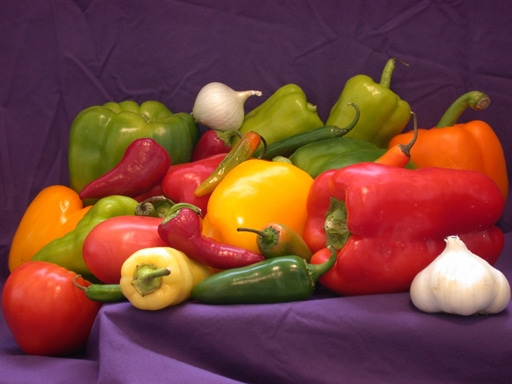
%> input picture HWs & Projects/HW3/1155169110-Assign3-Draft/Code/peppers.jpg, 512 x 384 px
$ octave Question1.m   (GNU Octave 9; MATLAB toolbox functions it lacks are replaced by stand-ins)
%> lines starting %> are read from the running program, lines starting %| are printed output that depends on the picture
clc;clear;close all;

k = 4; % number of clusters
thCenChange = 0.5; % Threshold for centroids changed, range 0~1
thNumLabChange = 1;% Threshold for number of label changed

% Read an RGB image and flatten it
rgbImage=imread('peppers.jpg');
%> rgbImage is the input picture: size 384x512x3 uint8; mean R, G, B 120.7, 66.6, 58
subplot(1,2,1);
imshow(rgbImage);title('Original Image');
numberOfPixels = size(rgbImage,1)*size(rgbImage,2);
%> numberOfPixels = 196608
imflat = double(reshape(rgbImage,numberOfPixels,3));

idxOfInitialCenters = randsample(numberOfPixels,k);% Index of Random Initial Centroids
%> idxOfInitialCenters = [166021 149021 82689 50908]
Centroids = imflat(idxOfInitialCenters,:);% Initial centroids
%> Centroids = [247 93 5; 83 52 83; 114 84 58; 254 95 76]
oldCentroids = zeros(k,3);% Preserve the old centroids
labelOfEachPixel = zeros(numberOfPixels,1);% This vector contains label of each pixel
oldLabelOfEachPixel = zeros(numberOfPixels,1);% Preserve the old labels
iterationNum = 0; % Iteration number
change = 1;

while change
    % Assign pixels to their nearest centroids.
    for i = 1:numberOfPixels
        minDist = 100000;
        labelOfEachPixel(i) = 0;
        for j = 1:k
            difference = imflat(i,:)-Centroids(j);
            square = difference.^2;
            summation = sum(square);
            dist = sqrt(summation); % Get the distance from point i to centroid j
            if dist < minDist
                labelOfEachPixel(i) = j;
                minDist = dist;
            end
        end
    end

    % Calculate new means of each cluster
    for x = 1:k
        totalNumOfx = 0;
        sumOfAllPixelValue = [0,0,0];
        for i = 1:numberOfPixels
            if labelOfEachPixel(i) == x
                sumOfAllPixelValue = sumOfAllPixelValue + imflat(i,:);
                totalNumOfx = totalNumOfx + 1;
            end
        end
        fprintf('Label %d has %d in total.\n',x,totalNumOfx);
        newMean = sumOfAllPixelValue / totalNumOfx;
        Centroids(x,:) = newMean;
    end

    iterationNum = iterationNum +1; % Calculate the total iteration number

    % End while for d(i)
    diffCentrnoids = Centroids -oldCentroids; % Difference between new Centroids and old Centroids
    normOfDiffCentrnoids = norm(diffCentrnoids);% Calculate the norm of diffCentrnoids
    ratio = normOfDiffCentrnoids / sqrt(255^2*3);
    if ratio < thCenChange
        change = 0;
    end

% [6 lines of commented-out code are left out]

    oldCentroids = Centroids;
    oldLabelOfEachPixel = labelOfEachPixel;

end
%> this loop made 2 passes
%> (normOfDiffCentrnoids, ratio) on passes 1 to 2: (622, 1.41), (94.26, 0.213)
%| Label 1 has 5525 in total.
%| Label 2 has 145117 in total.
%| Label 3 has 45086 in total.
%| Label 4 has 880 in total.
%| Label 1 has 1432 in total.
%| Label 2 has 182274 in total.
%| Label 3 has 11889 in total.
%| Label 4 has 1013 in total.
%> after the loop, Centroids = [251.1 235.1 215.4; 111.5 56.94 52.95; 236 178.4 99.17; 253.1 253 251.7]; change = 0; iterationNum = 2

% Show the clustered image
labelOfEachPixel = reshape(labelOfEachPixel,size(rgbImage,1),size(rgbImage,2));
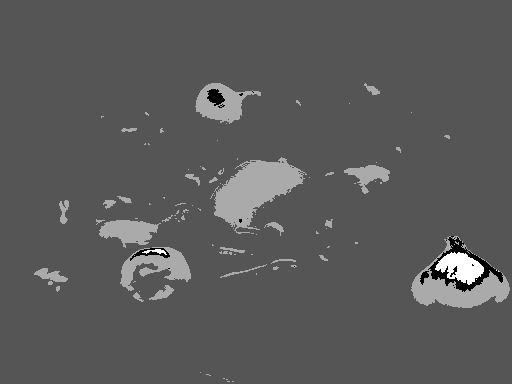
%> labelOfEachPixel: size 384x512 double; min 1, max 4, mean 2.06; drawn with min black and max white
Centroids = Centroids./255;
%> Centroids = [0.985 0.922 0.845; 0.437 0.223 0.208; 0.925 0.699 0.389; 0.993 0.992 0.987]
clusteredImage=label2rgb(labelOfEachPixel,Centroids);
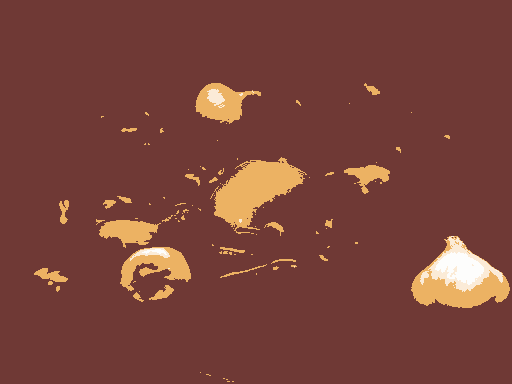
%> clusteredImage: size 384x512x3 uint8; mean R, G, B 120.3, 66.6, 58
subplot(1,2,2);
imshow(clusteredImage);title(['Clustered Image with K = ',num2str(k),', thCenChange = ',num2str(thCenChange)]);
